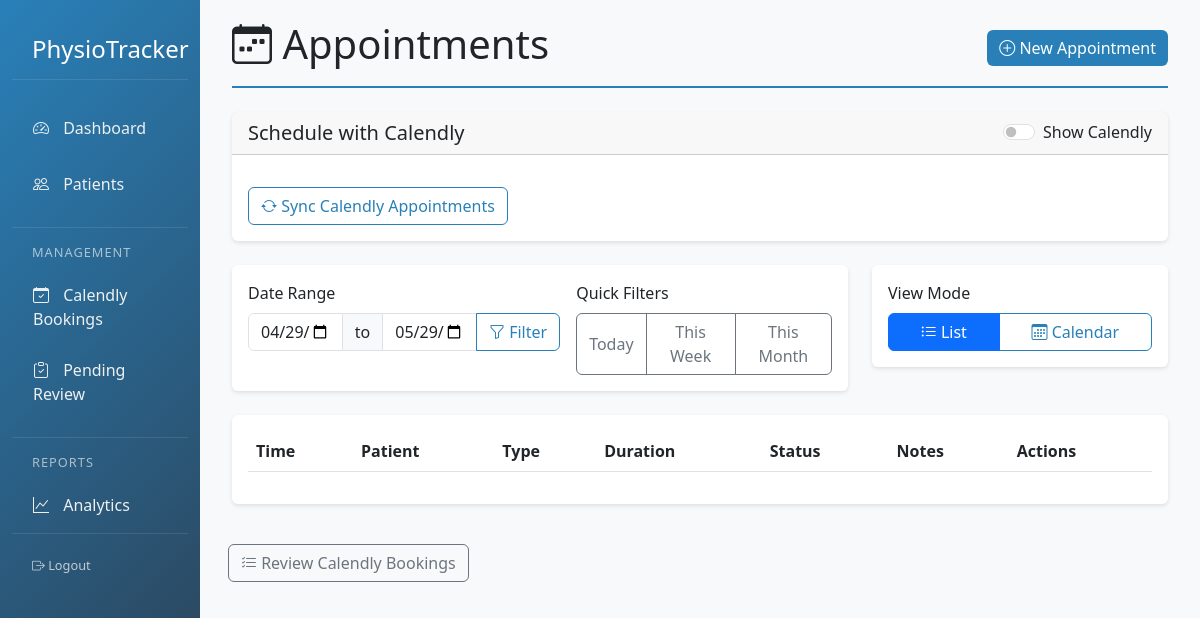
Before: /appointments with the older database file.
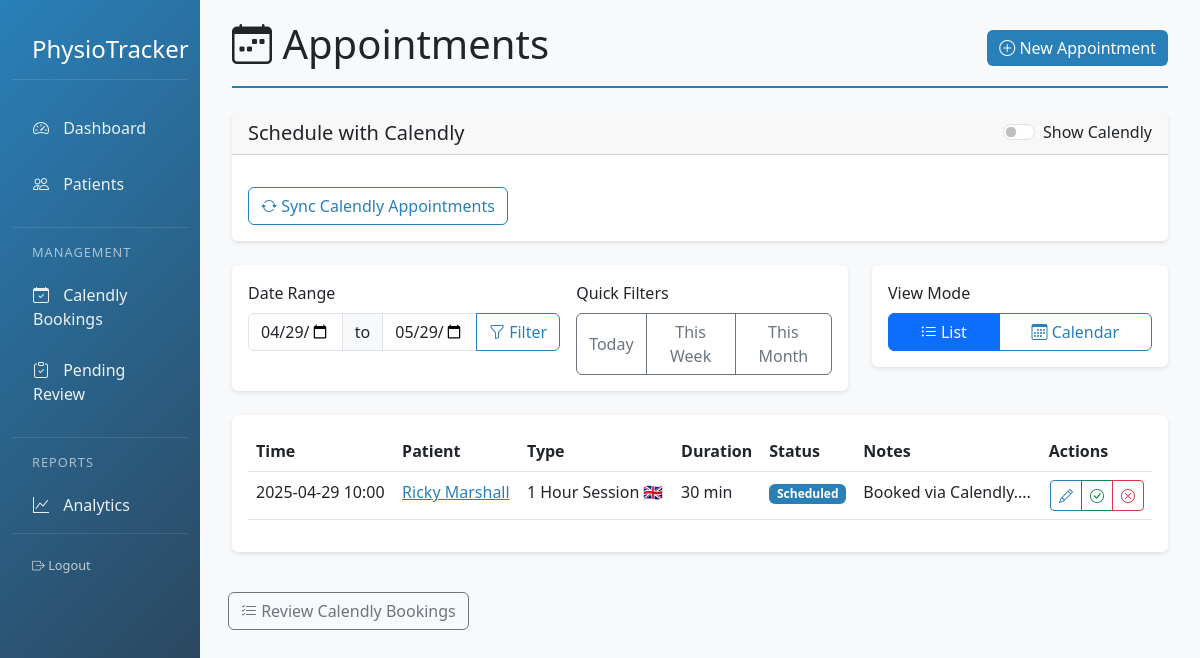
After: the same page with the newer database file.
### app/models.py (models this page shows)
class Treatment(db.Model):
    id = db.Column(db.Integer, primary_key=True)
    patient_id = db.Column(db.Integer, db.ForeignKey('patient.id'), nullable=False)
    date = db.Column(db.DateTime, nullable=False, default=datetime.utcnow)
    description = db.Column(db.Text, nullable=False)
    progress_notes = db.Column(db.Text)
    next_appointment = db.Column(db.DateTime)
    status = db.Column(db.String(20), default='Scheduled')
    created_at = db.Column(db.DateTime, default=datetime.utcnow)
    pain_level = db.Column(db.Integer)
    movement_restriction = db.Column(db.String(50))
    evaluation_data = db.Column(db.JSON)
    trigger_points = db.relationship('TriggerPoint', backref='treatment', lazy=True)

class Patient(db.Model):
    __tablename__ = 'patient'
    id = db.Column(db.Integer, primary_key=True)
    name = db.Column(db.String(100), nullable=False)
    date_of_birth = db.Column(db.Date)
    contact = db.Column(db.String(100))
    diagnosis = db.Column(db.String(200))
    treatment_plan = db.Column(db.Text)
    notes = db.Column(db.Text)
    status = db.Column(db.String(20), default='Active')
    created_at = db.Column(db.DateTime, default=datetime.utcnow)
    treatments = db.relationship('Treatment', backref='patient', lazy=True)

### app/routes/main.py (the view)
@main.route('/appointments')
def appointments():
    start_date = request.args.get('start_date',
                               datetime.now().date().isoformat())
    end_date = request.args.get('end_date',
                             (datetime.now() + timedelta(days=30)).date().isoformat())
    appointments = Treatment.query.filter(
        Treatment.next_appointment.between(start_date, end_date)
    ).order_by(Treatment.next_appointment).all()
    patients = Patient.query.filter_by(status='Active').all()
    return render_template('appointments.html',
                           appointments=appointments,
                           patients=patients,
                           start_date=start_date,
                           end_date=end_date)

### app/templates/appointments.html (shortened to what the changed rows need)
{% extends "base.html" %}
{% block content %}
<div class="container-fluid">
    <div class="page-header d-flex justify-content-between align-items-center mb-4">
        <h1><i class="bi bi-calendar-week"></i> Appointments</h1>
    </div>
    <div id="listView" class="card mb-4">
        <div class="card-body">
            <div class="table-responsive">
                <table class="table table-hover">
                    <thead>
                        <tr>
                            <th>Time</th>
                            <th>Patient</th>
                            <th>Type</th>
                            <th>Duration</th>
                            <th>Status</th>
                            <th>Notes</th>
                            <th>Actions</th>
                        </tr>
                    </thead>
                    <tbody>
                        {% for appointment in appointments %}
                        <tr>
                            <td>{{ appointment.next_appointment.strftime('%Y-%m-%d %H:%M') }}</td>
                            <td>
                                <a href="{{ url_for('main.patient_detail', id=appointment.patient.id) }}">
                                    {{ appointment.patient.name }}
                                </a>
                            </td>
                            <td>{{ appointment.description }}</td>
                            <td>30 min</td>
                            <td>
                                <span class="badge bg-{% if appointment.status == 'Scheduled' %}primary
                                                    {% elif appointment.status == 'Completed' %}success
                                                    {% elif appointment.status == 'Cancelled' %}danger
                                                    {% else %}warning{% endif %}">
                                    {{ appointment.status }}
                                </span>
                            </td>
                            <td>{{ appointment.progress_notes|truncate(30) }}</td>
                            <td class="text-end">
                                <div class="btn-group">
                                    <a href="{{ url_for('main.edit_treatment', id=appointment.id) }}" class="btn btn-sm btn-outline-primary">
                                        <i class="bi bi-pencil"></i>
                                    </a>
                                    <button type="button" class="btn btn-sm btn-outline-success mark-completed-btn"
                                            data-appointment-id="{{ appointment.id }}">
                                        <i class="bi bi-check-circle"></i>
                                    </button>
                                    <button type="button" class="btn btn-sm btn-outline-danger cancel-appointment-btn"
                                            data-appointment-id="{{ appointment.id }}">
                                        <i class="bi bi-x-circle"></i>
                                    </button>
                                </div>
                            </td>
                        </tr>
                        {% endfor %}
                    </tbody>
                </table>
            </div>
        </div>
    </div>
</div>
{% endblock %}
{% block scripts %}
<link href="https://cdn.jsdelivr.net/npm/fullcalendar@5.11.3/main.min.css" rel="stylesheet">
{% endblock %}

Changed rows visible on the page:
added Treatment: next_appointment "2025-04-29 10:00", patient.name "Ricky Marshall", description "1 Hour Session 🇬🇧", status "Scheduled", progress_notes "Booked via Calendly...."
